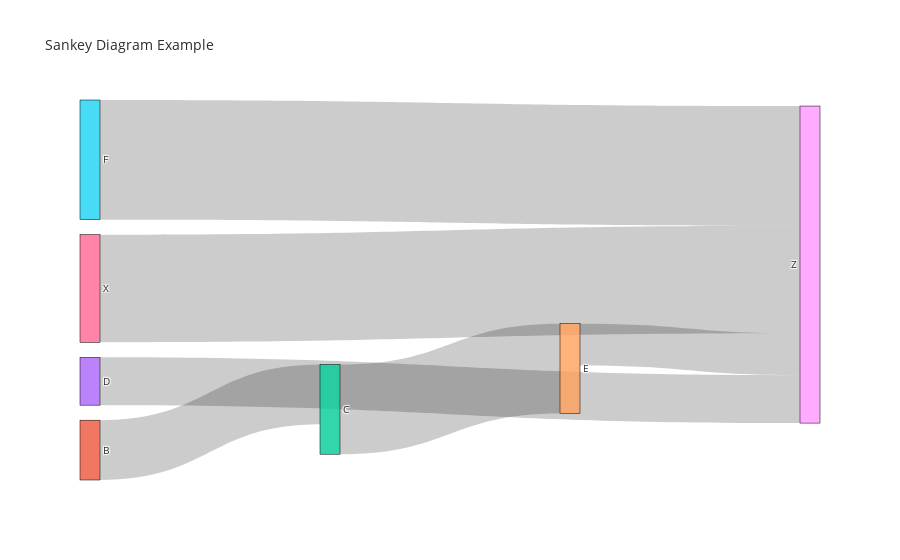

Write notebook code for a chart like this one.
### Code cell
# Example dataframe
source= [1, 2, 3, 4, 5, 6]
target =[2,  4,  8,8,8,8]
value = [10, 15, 8, 7, 20, 18]

# Create the Sankey diagram object
fig = go.Figure(data=[go.Sankey(
    node=dict(
        pad=15,
        thickness=20,
        line=dict(color="black", width=0.5),
        label=['A', 'B', 'C', 'D', 'E', 'F', 'X', 'Y', 'Z'],
      #  color=['#3366CC', '#DC3912', '#FF9900', '#109618', '#990099', '#0099C6', '#2E2E2E', '#AAAAAA', '#AAAAAA']
    ),
    link=dict(
        source=source,
        target=target,
        value=value
    ))])

# Set the title and formatting options
fig.update_layout(title_text="Sankey Diagram Example",
                  font=dict(size=10, color='#2E2E2E'))

# Display the Sankey diagram
fig.show()

### Figure 1 — Plotly figure (JSON) as saved in the notebook; plotly's stock layout.template omitted (floating-point values rounded to 4 significant figures)
{"data": [{"link": {"source": [1, 2, 3, 4, 5, 6], "target": [2, 4, 8, 8, 8, 8], "value": [10, 15, 8, 7, 20, 18]}, "node": {"label": ["A", "B", "C", "D", "E", "F", "X", "Y", "Z"], "line": {"color": "black", "width": 0.5}, "pad": 15, "thickness": 20}, "type": "sankey"}], "layout": {"font": {"color": "#2E2E2E", "size": 10}, "title": {"text": "Sankey Diagram Example"}}}
